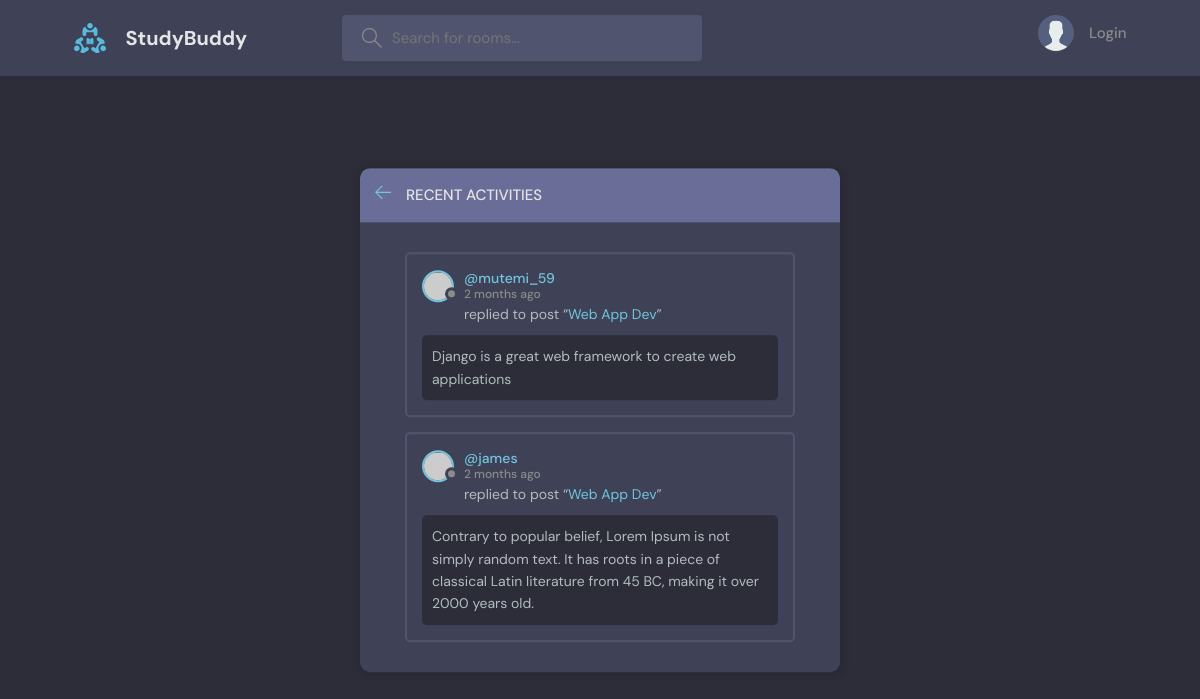
The app's page /activities with its own data.
### myApp/models.py (models this page shows, shortened)
class Message(models.Model):
    user = models.ForeignKey(User, on_delete=models.CASCADE)
    room = models.ForeignKey(Room, on_delete=models.CASCADE)
    body = models.TextField()
    updated = models.DateTimeField(auto_now=True)
    created = models.DateTimeField(auto_now_add=True)
    class Meta:
        ordering = ['-created']

class Room(models.Model):
    host = models.ForeignKey(User, on_delete=models.SET_NULL, null=True)
    topic = models.ForeignKey(Topic, on_delete=models.SET_NULL, null=True)
    name = models.CharField(max_length=200)
    description = models.TextField(null=True, blank=True)
    participants = models.ManyToManyField(User, related_name="participants", blank=True)
    updated = models.DateTimeField(auto_now=True)
    created = models.DateTimeField(auto_now_add=True)
    class Meta:
        ordering = ['-updated', '-created']

### myApp/views.py (the view)
# urls.py: path('activities', views.activitiesPage, name="activities")
def activitiesPage(request):
    comments = Message.objects.all()
    return render(request, "myApp/activity.html", {"comments": comments})

### myApp/templates/myApp/activity.html (shortened to what this page needs)
{% extends "main.html" %}
{% block content %}
  <main class="layout">
    <div class="container">
      <div class="layout__box">
        <div class="layout__boxHeader">
          <div class="layout__boxTitle">
            <a href="{% url 'home' %}">
              <svg version="1.1" xmlns="http://www.w3.org/2000/svg" width="32" height="32" viewBox="0 0 32 32">
                <title>arrow-left</title>
                <path
                  d="M13.723 2.286l-13.723 13.714 13.719 13.714 1.616-1.611-10.96-10.96h27.625v-2.286h-27.625l10.965-10.965-1.616-1.607z"
                ></path>
              </svg>
            </a>
            <h3>Recent Activities</h3>
          </div>
        </div>
        <div class="activities-page layout__body">
          {% for comment in comments %}
            <div class="activities__box">
              <div class="activities__boxHeader roomListRoom__header">
                <a href="{% url 'profile' comment.user.id %}" class="roomListRoom__author">
                  <div class="avatar avatar--small">
                    <img src="https://randomuser.me/api/portraits/women/11.jpg" />
                  </div>
                  <p>
                    @{{comment.user}}
                    <span>{{comment.created|timesince}} ago</span>
                  </p>
                </a>
              </div>
              <div class="activities__boxContent">
                <p>replied to post “<a href="{% url 'room' comment.room.id %}">{{comment.room.name}}</a>”</p>
                <div class="activities__boxRoomContent">
                  {{comment.body}}
                </div>
              </div>
            </div>
          {% endfor %}
        </div>
      </div>
    </div>
  </main>
{% endblock content %}

### static/styles/style.css (style rules this page uses)
:root { --color-main: #71c6dd; --color-main-light: #e1f6fb; --color-dark: #3f4156; --color-dark-medium: #51546e; --color-dark-light: #696d97; --color-light: #e5e5e5; --color-gray: #8b8b8b; --color-light-gray: #b2bdbd; --color-bg: #2d2d39; --color-success: #5dd693; --color-error: #fc4b0b; }
* { font-family: "DM Sans", -apple-system, BlinkMacSystemFont, "Segoe UI", Roboto, Oxygen, Ubuntu, Cantarell, "Open Sans", "Helvetica Neue", sans-serif; margin: 0; padding: 0; box-sizing: border-box; text-rendering: optimizeLegibility; font-size: inherit; }
html { font-size: 56.25%; }
@media only screen and (min-width: 1200px) { html { font-size: 62.5%; } }
body { line-height: 1.6; font-weight: 400; font-size: 1.5rem; color: var(--color-light-gray); background-color: var(--color-bg); min-height: 100vh; }
img { width: 100%; }
a { display: inline-block; color: var(--color-main); text-decoration: none; }
.container { max-width: 120rem; width: 90%; margin: auto; }
.avatar { position: relative; display: inline-block; border-radius: 50%; border: 2px solid var(--color-main); }
.avatar img { display: block; border-radius: 50%; object-fit: cover; object-position: center; }
.avatar::after { content: ""; display: block; position: absolute; background-color: var(--color-gray); z-index: 111; border-radius: 50%; border: 0.3rem solid var(--color-dark); }
.avatar.avatar--small img { width: 2.8rem; height: 2.8rem; }
.avatar.avatar--small:after { width: 0.7rem; height: 0.7rem; bottom: 0px; right: -6px; }
.layout { margin-top: 2.4rem; }
.layout > .container { display: flex; justify-content: space-between; align-items: flex-start; }
.layout__box { width: 90%; max-width: 48rem; min-height: 40rem; position: absolute; top: 50%; left: 50%; transform: translate(-50%, -46%); background-color: var(--color-dark); border-radius: 1rem; box-shadow: 1px 1px 6px 3px rgba(0, 0, 0, 0.1); overflow: hidden; }
.layout__boxHeader { display: flex; padding: 1.5rem; background-color: var(--color-dark-light); }
.layout__boxTitle { display: flex; gap: 1.5rem; align-items: center; }
.layout__boxTitle h3 { text-transform: uppercase; font-weight: 500; color: var(--color-light); }
.layout__boxTitle svg { width: 1.6rem; height: 1.6rem; fill: var(--color-main); }
.layout__body { margin: 3rem; }
.roomListRoom__header { display: flex; justify-content: space-between; align-items: center; }
.roomListRoom__author { font-weight: 500; display: flex; align-items: center; gap: 1rem; }
.activities__box { margin: 1.5rem; padding: 1.5rem; border: 2px solid var(--color-dark-medium); border-radius: 5px; }
.activities__boxHeader p { font-size: 1.4rem; line-height: 1.3; }
.activities__boxHeader p span { color: var(--color-gray); font-size: 1.2rem; display: block; }
.activities__boxContent { margin-left: 4.2rem; }
.activities__boxContent { font-size: 1.4rem; }
.activities__boxRoomContent { background: var(--color-bg); padding: 1rem; border-radius: 5px; margin-top: 1rem; margin-left: -4.2rem; }

### records on screen
Message: user "mutemi_59", created "2 months", room.name "Web App Dev", body "Django is a great web framework to create web applications"
Message: user "james", created "2 months", room.name "Web App Dev", body "Contrary to popular belief, Lorem Ipsum is not simply random text. It has roots in a piece of classical Latin literature from 45 BC, making it over 2000 years old."
